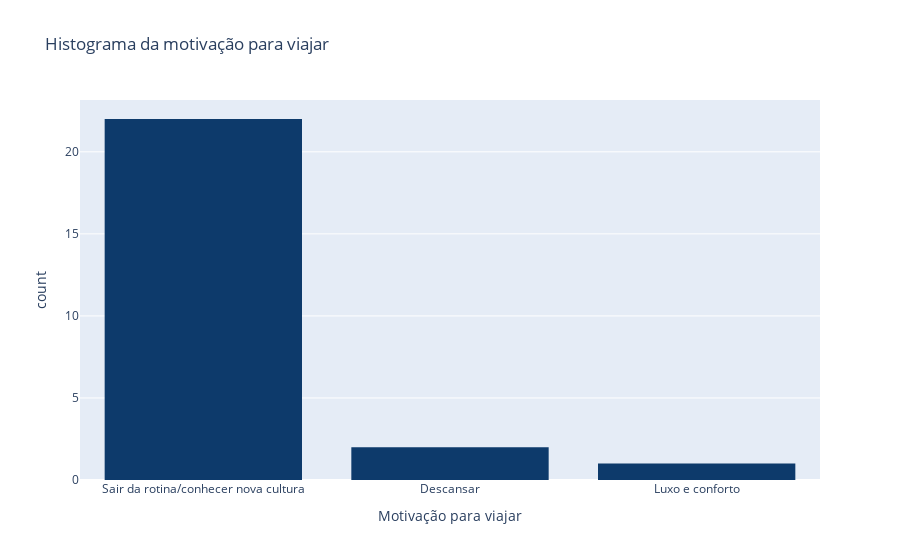

The notebook cell saved with this chart:
### Code cell
px.histogram(df,
             x="motivation",
             title='Histograma da motivação para viajar',
             labels={'motivation':'Motivação para viajar'},
             color_discrete_sequence=main_palette)

### Figure 1 — Plotly figure (JSON) as saved in the notebook; plotly's stock layout.template omitted (floating-point values rounded to 4 significant figures)
{"data": [{"alignmentgroup": "True", "bingroup": "x", "hovertemplate": "Motivação para viajar=%{x}<br>count=%{y}<extra></extra>", "legendgroup": "", "marker": {"color": "#0D3A6B"}, "name": "", "offsetgroup": "", "orientation": "v", "showlegend": false, "type": "histogram", "x": ["Sair da rotina/conhecer nova cultura", "Sair da rotina/conhecer nova cultura", "Sair da rotina/conhecer nova cultura", "Sair da rotina/conhecer nova cultura", "Sair da rotina/conhecer nova cultura", "Descansar", "Sair da rotina/conhecer nova cultura", "Luxo e conforto", "Descansar", "Sair da rotina/conhecer nova cultura", "Sair da rotina/conhecer nova cultura", "Sair da rotina/conhecer nova cultura", "Sair da rotina/conhecer nova cultura", "Sair da rotina/conhecer nova cultura", "Sair da rotina/conhecer nova cultura", "Sair da rotina/conhecer nova cultura", "Sair da rotina/conhecer nova cultura", "Sair da rotina/conhecer nova cultura", "Sair da rotina/conhecer nova cultura", "Sair da rotina/conhecer nova cultura", "Sair da rotina/conhecer nova cultura", "Sair da rotina/conhecer nova cultura", "Sair da rotina/conhecer nova cultura", "Sair da rotina/conhecer nova cultura", "Sair da rotina/conhecer nova cultura"], "xaxis": "x", "yaxis": "y"}], "layout": {"barmode": "relative", "legend": {"tracegroupgap": 0}, "title": {"text": "Histograma da motivação para viajar"}, "xaxis": {"anchor": "y", "domain": [0, 1], "title": {"text": "Motivação para viajar"}}, "yaxis": {"anchor": "x", "domain": [0, 1], "title": {"text": "count"}}}}
